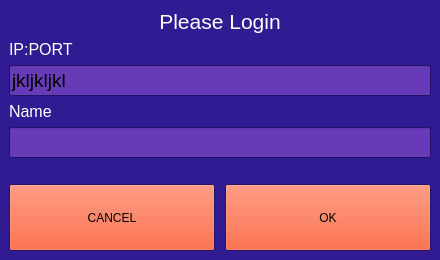
<?xml version="1.0" encoding="UTF-8"?>
<ui version="4.0">
 <class>LoginWindow</class>
 <widget class="QMainWindow" name="LoginWindow">
  <property name="geometry">
   <rect>
    <x>0</x>
    <y>0</y>
    <width>440</width>
    <height>260</height>
   </rect>
  </property>
  <property name="sizePolicy">
   <sizepolicy hsizetype="Fixed" vsizetype="Fixed">
    <horstretch>0</horstretch>
    <verstretch>0</verstretch>
   </sizepolicy>
  </property>
  <property name="minimumSize">
   <size>
    <width>440</width>
    <height>260</height>
   </size>
  </property>
  <property name="maximumSize">
   <size>
    <width>440</width>
    <height>260</height>
   </size>
  </property>
  <property name="palette">
   <palette>
    <active>
     <colorrole role="WindowText">
      <brush brushstyle="SolidPattern">
       <color alpha="255">
        <red>255</red>
        <green>255</green>
        <blue>255</blue>
       </color>
      </brush>
     </colorrole>
     <colorrole role="Button">
      <brush brushstyle="SolidPattern">
       <color alpha="255">
        <red>255</red>
        <green>51</green>
        <blue>0</blue>
       </color>
      </brush>
     </colorrole>
     <colorrole role="Midlight">
      <brush brushstyle="SolidPattern">
       <color alpha="255">
        <red>227</red>
        <green>84</green>
        <blue>0</blue>
       </color>
      </brush>
     </colorrole>
     <colorrole role="Dark">
      <brush brushstyle="SolidPattern">
       <color alpha="255">
        <red>160</red>
        <green>10</green>
        <blue>0</blue>
       </color>
      </brush>
     </colorrole>
     <colorrole role="Mid">
      <brush brushstyle="SolidPattern">
       <color alpha="255">
        <red>160</red>
        <green>3</green>
        <blue>134</blue>
       </color>
      </brush>
     </colorrole>
     <colorrole role="Text">
      <brush brushstyle="SolidPattern">
       <color alpha="255">
        <red>0</red>
        <green>0</green>
        <blue>0</blue>
       </color>
      </brush>
     </colorrole>
     <colorrole role="ButtonText">
      <brush brushstyle="SolidPattern">
       <color alpha="255">
        <red>0</red>
        <green>0</green>
        <blue>0</blue>
       </color>
      </brush>
     </colorrole>
     <colorrole role="Base">
      <brush brushstyle="SolidPattern">
       <color alpha="255">
        <red>103</red>
        <green>58</green>
        <blue>183</blue>
       </color>
      </brush>
     </colorrole>
     <colorrole role="Window">
      <brush brushstyle="SolidPattern">
       <color alpha="255">
        <red>49</red>
        <green>27</green>
        <blue>146</blue>
       </color>
      </brush>
     </colorrole>
     <colorrole role="Highlight">
      <brush brushstyle="SolidPattern">
       <color alpha="255">
        <red>48</red>
        <green>219</green>
        <blue>214</blue>
       </color>
      </brush>
     </colorrole>
     <colorrole role="Link">
      <brush brushstyle="SolidPattern">
       <color alpha="255">
        <red>255</red>
        <green>131</green>
        <blue>90</blue>
       </color>
      </brush>
     </colorrole>
     <colorrole role="AlternateBase">
      <brush brushstyle="SolidPattern">
       <color alpha="255">
        <red>194</red>
        <green>37</green>
        <blue>246</blue>
       </color>
      </brush>
     </colorrole>
    </active>
    <inactive>
     <colorrole role="WindowText">
      <brush brushstyle="SolidPattern">
       <color alpha="255">
        <red>255</red>
        <green>255</green>
        <blue>255</blue>
       </color>
      </brush>
     </colorrole>
     <colorrole role="Button">
      <brush brushstyle="SolidPattern">
       <color alpha="255">
        <red>255</red>
        <green>51</green>
        <blue>0</blue>
       </color>
      </brush>
     </colorrole>
     <colorrole role="Midlight">
      <brush brushstyle="SolidPattern">
       <color alpha="255">
        <red>227</red>
        <green>84</green>
        <blue>0</blue>
       </color>
      </brush>
     </colorrole>
     <colorrole role="Dark">
      <brush brushstyle="SolidPattern">
       <color alpha="255">
        <red>160</red>
        <green>10</green>
        <blue>0</blue>
       </color>
      </brush>
     </colorrole>
     <colorrole role="Mid">
      <brush brushstyle="SolidPattern">
       <color alpha="255">
        <red>160</red>
        <green>3</green>
        <blue>134</blue>
       </color>
      </brush>
     </colorrole>
     <colorrole role="Text">
      <brush brushstyle="SolidPattern">
       <color alpha="255">
        <red>0</red>
        <green>0</green>
        <blue>0</blue>
       </color>
      </brush>
     </colorrole>
     <colorrole role="ButtonText">
      <brush brushstyle="SolidPattern">
       <color alpha="255">
        <red>0</red>
        <green>0</green>
        <blue>0</blue>
       </color>
      </brush>
     </colorrole>
     <colorrole role="Base">
      <brush brushstyle="SolidPattern">
       <color alpha="255">
        <red>103</red>
        <green>58</green>
        <blue>183</blue>
       </color>
      </brush>
     </colorrole>
     <colorrole role="Window">
      <brush brushstyle="SolidPattern">
       <color alpha="255">
        <red>49</red>
        <green>27</green>
        <blue>146</blue>
       </color>
      </brush>
     </colorrole>
     <colorrole role="Highlight">
      <brush brushstyle="SolidPattern">
       <color alpha="255">
        <red>48</red>
        <green>219</green>
        <blue>214</blue>
       </color>
      </brush>
     </colorrole>
     <colorrole role="Link">
      <brush brushstyle="SolidPattern">
       <color alpha="255">
        <red>255</red>
        <green>131</green>
        <blue>90</blue>
       </color>
      </brush>
     </colorrole>
     <colorrole role="AlternateBase">
      <brush brushstyle="SolidPattern">
       <color alpha="255">
        <red>194</red>
        <green>37</green>
        <blue>246</blue>
       </color>
      </brush>
     </colorrole>
    </inactive>
    <disabled>
     <colorrole role="WindowText">
      <brush brushstyle="SolidPattern">
       <color alpha="255">
        <red>160</red>
        <green>10</green>
        <blue>0</blue>
       </color>
      </brush>
     </colorrole>
     <colorrole role="Button">
      <brush brushstyle="SolidPattern">
       <color alpha="255">
        <red>255</red>
        <green>51</green>
        <blue>0</blue>
       </color>
      </brush>
     </colorrole>
     <colorrole role="Midlight">
      <brush brushstyle="SolidPattern">
       <color alpha="255">
        <red>227</red>
        <green>84</green>
        <blue>0</blue>
       </color>
      </brush>
     </colorrole>
     <colorrole role="Dark">
      <brush brushstyle="SolidPattern">
       <color alpha="255">
        <red>160</red>
        <green>10</green>
        <blue>0</blue>
       </color>
      </brush>
     </colorrole>
     <colorrole role="Mid">
      <brush brushstyle="SolidPattern">
       <color alpha="255">
        <red>160</red>
        <green>3</green>
        <blue>134</blue>
       </color>
      </brush>
     </colorrole>
     <colorrole role="Text">
      <brush brushstyle="SolidPattern">
       <color alpha="255">
        <red>160</red>
        <green>10</green>
        <blue>0</blue>
       </color>
      </brush>
     </colorrole>
     <colorrole role="ButtonText">
      <brush brushstyle="SolidPattern">
       <color alpha="255">
        <red>160</red>
        <green>10</green>
        <blue>0</blue>
       </color>
      </brush>
     </colorrole>
     <colorrole role="Base">
      <brush brushstyle="SolidPattern">
       <color alpha="255">
        <red>49</red>
        <green>27</green>
        <blue>146</blue>
       </color>
      </brush>
     </colorrole>
     <colorrole role="Window">
      <brush brushstyle="SolidPattern">
       <color alpha="255">
        <red>49</red>
        <green>27</green>
        <blue>146</blue>
       </color>
      </brush>
     </colorrole>
     <colorrole role="Highlight">
      <brush brushstyle="SolidPattern">
       <color alpha="255">
        <red>0</red>
        <green>120</green>
        <blue>215</blue>
       </color>
      </brush>
     </colorrole>
     <colorrole role="Link">
      <brush brushstyle="SolidPattern">
       <color alpha="255">
        <red>255</red>
        <green>131</green>
        <blue>90</blue>
       </color>
      </brush>
     </colorrole>
     <colorrole role="AlternateBase">
      <brush brushstyle="SolidPattern">
       <color alpha="255">
        <red>194</red>
        <green>37</green>
        <blue>246</blue>
       </color>
      </brush>
     </colorrole>
    </disabled>
   </palette>
  </property>
  <property name="windowTitle">
   <string>Messenger</string>
  </property>
  <widget class="QWidget" name="centralwidget">
   <layout class="QGridLayout" name="gridLayout_2">
    <item row="0" column="0">
     <layout class="QVBoxLayout" name="verticalLayout">
      <item>
       <widget class="QLabel" name="label_3">
        <property name="font">
         <font>
          <pointsize>16</pointsize>
         </font>
        </property>
        <property name="text">
         <string>Please Login</string>
        </property>
        <property name="alignment">
         <set>Qt::AlignCenter</set>
        </property>
       </widget>
      </item>
      <item>
       <widget class="QLabel" name="label">
        <property name="font">
         <font>
          <pointsize>12</pointsize>
         </font>
        </property>
        <property name="text">
         <string>IP:PORT</string>
        </property>
        <property name="alignment">
         <set>Qt::AlignLeading|Qt::AlignLeft|Qt::AlignVCenter</set>
        </property>
       </widget>
      </item>
      <item>
       <widget class="QLineEdit" name="IPInput">
        <property name="font">
         <font>
          <pointsize>14</pointsize>
         </font>
        </property>
        <property name="text">
         <string>jkljkljkl</string>
        </property>
       </widget>
      </item>
      <item>
       <widget class="QLabel" name="label_2">
        <property name="font">
         <font>
          <pointsize>12</pointsize>
         </font>
        </property>
        <property name="text">
         <string>Name</string>
        </property>
        <property name="alignment">
         <set>Qt::AlignLeading|Qt::AlignLeft|Qt::AlignVCenter</set>
        </property>
       </widget>
      </item>
      <item>
       <widget class="QLineEdit" name="NameInput">
        <property name="font">
         <font>
          <pointsize>14</pointsize>
         </font>
        </property>
       </widget>
      </item>
      <item>
       <layout class="QHBoxLayout" name="horizontalLayout">
        <property name="spacing">
         <number>10</number>
        </property>
        <property name="topMargin">
         <number>20</number>
        </property>
        <item>
         <widget class="QPushButton" name="CancelButton">
          <property name="sizePolicy">
           <sizepolicy hsizetype="Minimum" vsizetype="Expanding">
            <horstretch>0</horstretch>
            <verstretch>0</verstretch>
           </sizepolicy>
          </property>
          <property name="maximumSize">
           <size>
            <width>16777215</width>
            <height>16777215</height>
           </size>
          </property>
          <property name="text">
           <string>CANCEL</string>
          </property>
         </widget>
        </item>
        <item>
         <widget class="QPushButton" name="OKButton">
          <property name="sizePolicy">
           <sizepolicy hsizetype="Minimum" vsizetype="Expanding">
            <horstretch>0</horstretch>
            <verstretch>0</verstretch>
           </sizepolicy>
          </property>
          <property name="text">
           <string>OK</string>
          </property>
         </widget>
        </item>
       </layout>
      </item>
     </layout>
    </item>
   </layout>
  </widget>
 </widget>
 <resources/>
 <connections/>
</ui>
